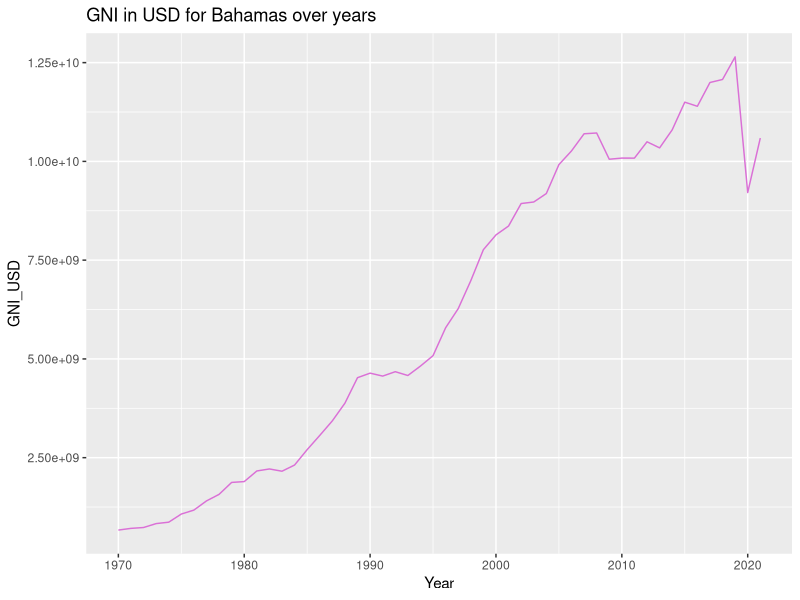

The R script that drew this image:
library(ggplot2)
gni <- read.csv("GNI_USD.csv")

gni_plot <- ggplot(data = gni, aes(x=Year, y=Value)) +
  geom_line (color = "#DA70D6") +
  labs(title = "GNI in USD for Bahamas over years",
     x = "Year", y = "GNI_USD")

